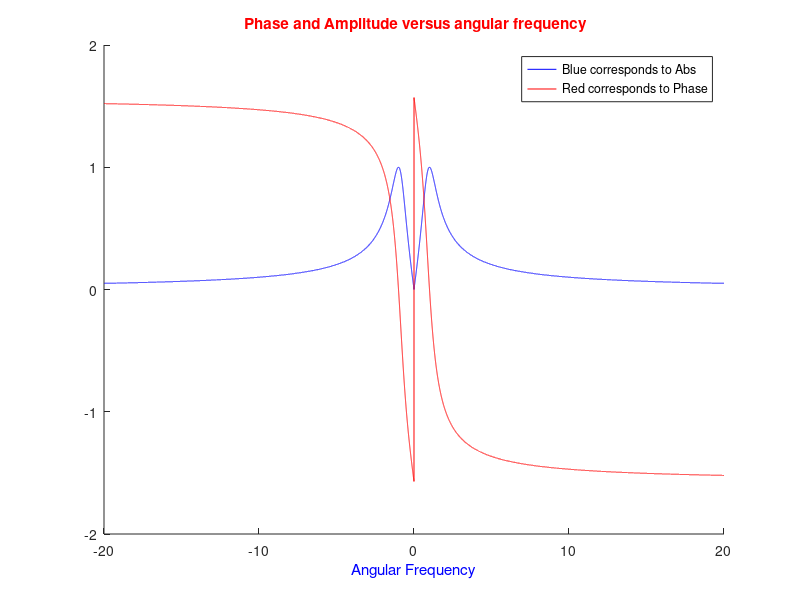
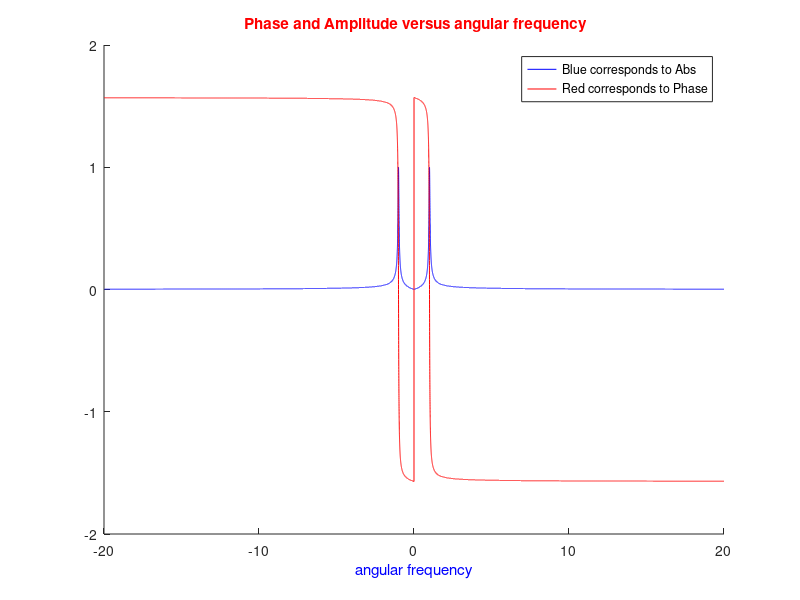
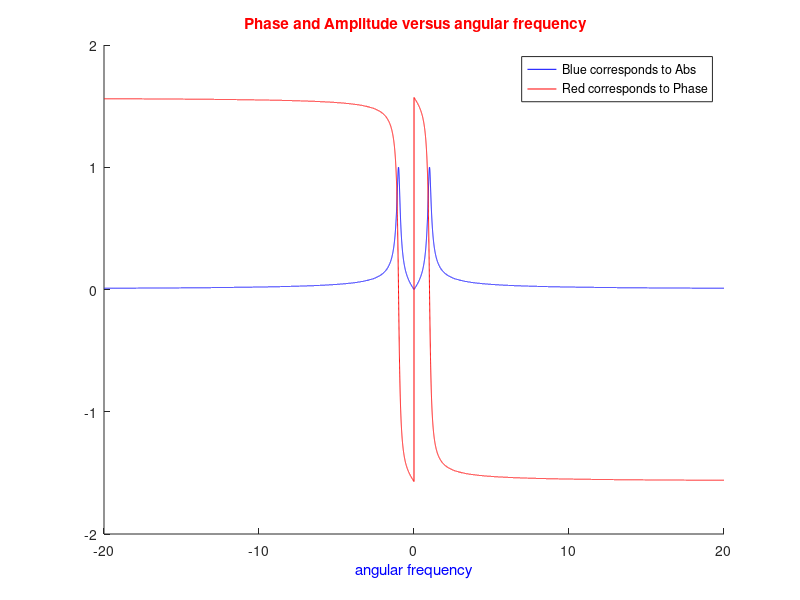
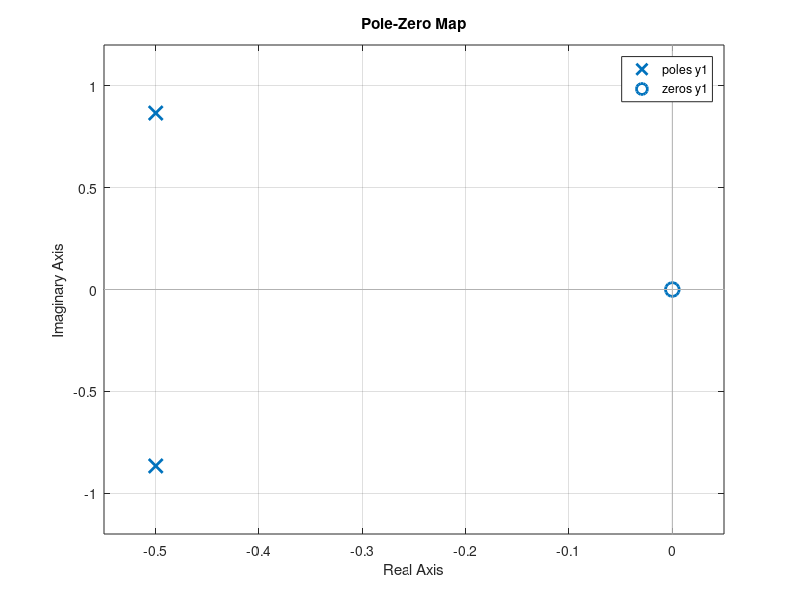

MATLAB code to generate these figures, in order: (Note: this script raises an error after producing the figures.)
clc; clear;
%blue curves indicates absolute values of transform function and red curves
%indicate phase angles of each transform function

%% %q1 part b
x = -20:0.001:20;
y1=1./(1+(1i.*x + 1./(1i.*x)));
absolute_y1= abs(y1);
figure()
hold on
plot(x,absolute_y1, 'blue')
title('\color{red} Phase and Amplitude versus angular frequency')
xlabel('\color{blue}Angular Frequency')
y_angle=angle(y1);
plot(x,y_angle, 'red')
legend('Blue corresponds to Abs','Red corresponds to Phase')
hold off
figure()

%% %q1 part c
y20=1./(1+20.*(1i.*x + 1./(1i.*x)));%output transform function when Resistance is 20 ohm
absolute_y20=abs(y20);%abslolute magnitude of transform function when Resistance is 20 ohm
angle_y20=angle(y20);%phase angle of transform function when Resistance is 20 ohm
hold on
plot(x,absolute_y20,'blue')
title('\color{red} Phase and Amplitude versus angular frequency');
plot(x,angle_y20,'red')
xlabel('\color{blue}angular frequency');
legend('Blue corresponds to Abs','Red corresponds to Phase')
hold off
figure()

y5=1./(1+5.*(1i.*x + 1./(1i.*x)));%output transform function when Resistance is 5 ohm
absolute_y5=abs(y5);%abslolute magnitude of transform function when Resistance is 5 ohm
angle_y5=angle(y5);%phase angle of transform function when Resistance is 5 ohm
hold on
plot(x,absolute_y5,'blue')
title('\color{red} Phase and Amplitude versus angular frequency');
plot(x,angle_y5,'red')
xlabel('\color{blue}angular frequency');
legend('Blue corresponds to Abs','Red corresponds to Phase')
hold off
% analysis is included in the report pdf and word files
figure()


%% %q1 part d

y1=tf([1,0],[1,1,1]);
pzmap(y1)
figure()
%% %q1 part e

impulse(y1)
figure()

%% %q1 part f

step(y1)
%% %q1 part g

syms s;

y11=1/(1+1*(s+1/s));
y2020=1/(1+20*(s+1/s));


%output when w=1.1

fprintf('output when w=1.1 & R=1')
H11=y11*((1.1))/((1.1)^2 + s^2);
ilaplace(H11)

fprintf(' output when w=1.1 & R=20')
H12=y2020*((1.1))/((1.1)^2 + s^2);
ilaplace(H12)
%%
fprintf('\noutput when w=1 & R=1')
H21=y11*((1))/((1)^2 + s^2);
ilaplace(H21)


fprintf(' output when w=1 & R=20')
H22=y2020*((1))/((1)^2 + s^2);
ilaplace(H22)

%%
fprintf('\n output when w=0.9 & R=1')
H31=y11*((0.9))/((0.9)^2 + s^2);
ilaplace(H31)

fprintf('output when w=0.9 & R=20')
H32=y2020*((0.9))/((0.9)^2 + s^2);
ilaplace(H32)
%%